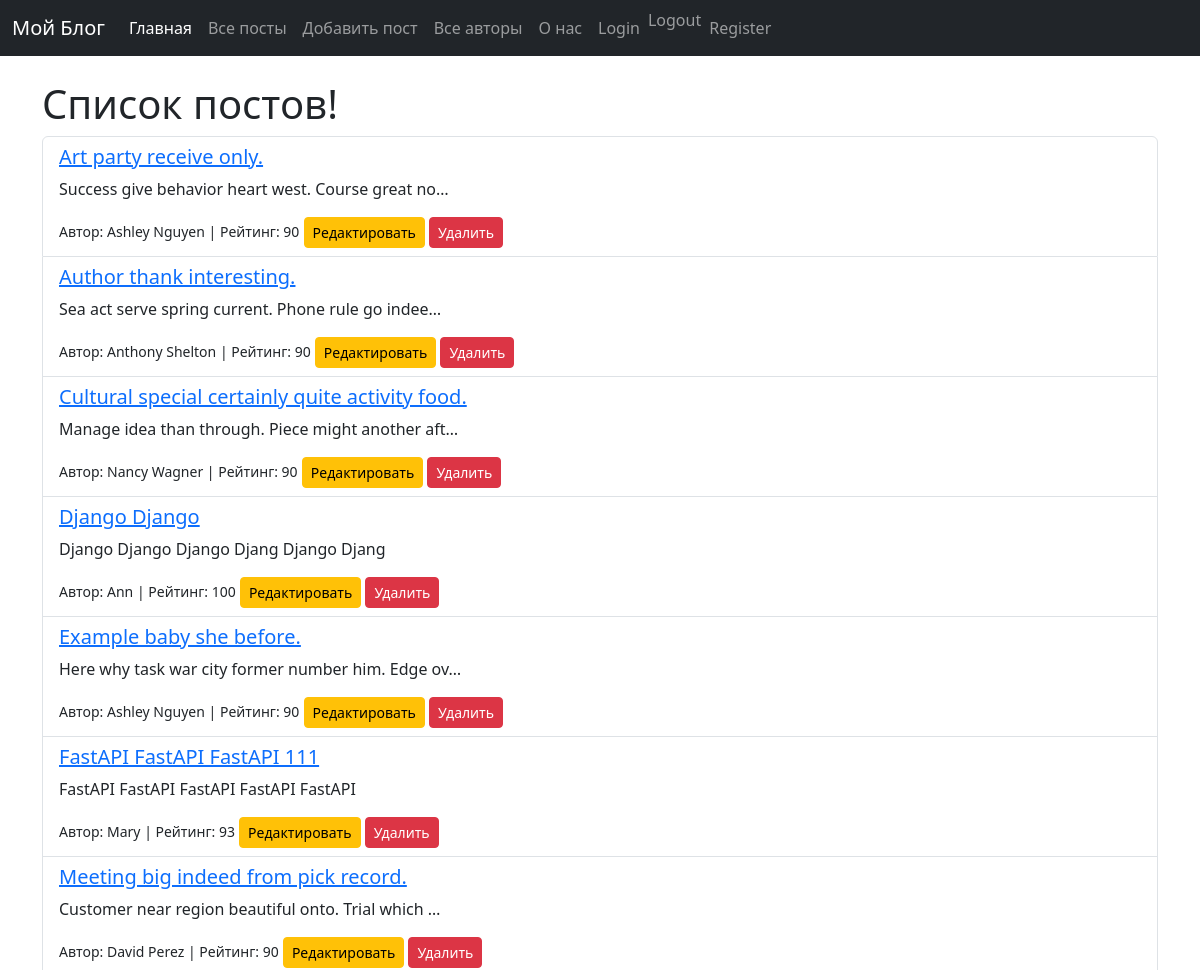
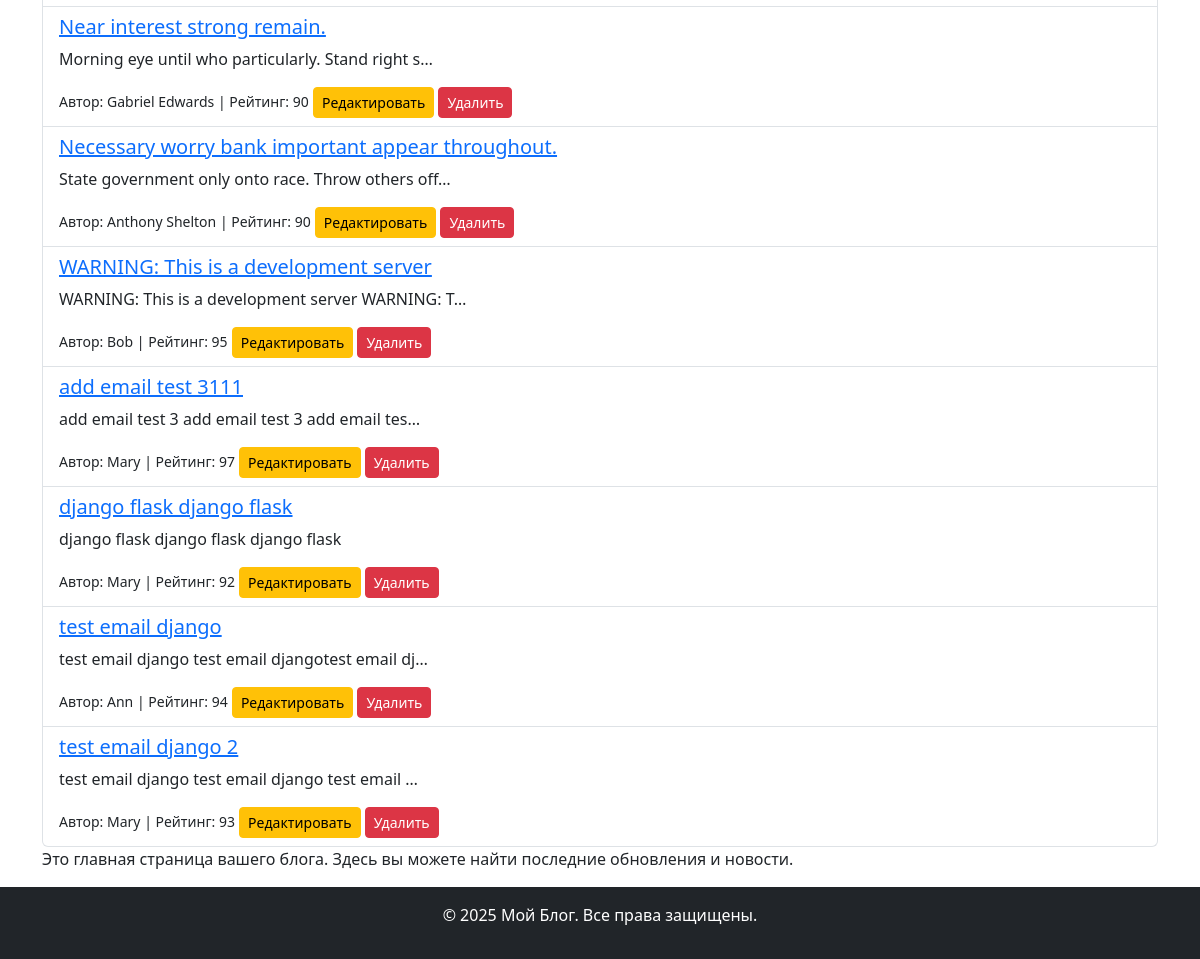
/posts/, run on the app's committed database (2 pictures, top to bottom).
### blog_app/models.py (models this page shows, shortened)
class Post(models.Model):
    title = models.CharField(max_length=100)
    content = models.TextField()
    created_at = models.DateTimeField(auto_now_add=True)
    author = models.ForeignKey('Author', on_delete=models.CASCADE, related_name='posts')
    rating = models.IntegerField(default=0)
    tags = models.ManyToManyField('Tag', related_name='posts')
    class Meta:
        ordering = ['title']
        verbose_name = 'Пост'
        verbose_name_plural = 'Посты'

class Author(models.Model):
    user = models.OneToOneField(
        settings.AUTH_USER_MODEL,
        on_delete=models.CASCADE,
        related_name='author',
        null=True,
        blank=True,
        verbose_name='Пользователь',
    )
    name = models.CharField(max_length=100)

### blog_app/views.py (the view)
# urls.py: path('posts/', PostListView.as_view(), name='post_list'),
class PostListView(ListView):
    model = Post
    template_name = 'blog_app/post_list.html'
    context_object_name = 'posts'

### blog_app/templates/blog_app/post_list.html (shortened to what this page needs)
{% extends 'blog_app/base.html' %}
{% block content %}
    <h1>Список постов!</h1>
    <ul class="list-group">
        {% for post in posts %}
            <li class="list-group-item">
                <a href="{% url 'post_detail' post.pk %}"><h5>{{ post.title }}</h5></a>
                <p> {{ post.content|truncatechars:50}}</p>
                <small>Автор: {{ post.author.name }} | Рейтинг: {{ post.rating }}</small>
                <a href="{% url 'post_edit' post.pk %}" class="btn btn-sm btn-warning">Редактировать</a>
                <a href="{% url 'post_delete' post.pk %}" class="btn btn-sm btn-danger">Удалить</a>
            </li>
        {% empty %}
            <p>Постов нет</p>
        {% endfor %}
    </ul>
    <p>Это главная страница вашего блога. Здесь вы можете найти последние обновления и новости.</p>
{% endblock %}

### blog_app/templates/blog_app/base.html (shortened to what this page needs)
<!DOCTYPE html>
<html lang="ru">
<head>
    <link href="https://cdn.jsdelivr.net/npm/bootstrap@5.3.0-alpha3/dist/css/bootstrap.min.css" rel="stylesheet">
</head>
<body>
<header>
    {% include 'blog_app/include/menu.html' %}
</header>
<main>
    <div class="container mt-4">
        {% block content %}
        {% endblock %}
    </div>
</main>
<footer class="bg-dark text-white text-center py-3">
    <p>&copy; 2025 Мой Блог. Все права защищены.</p>
</footer>
</body>
</html>

### blog_app/templates/blog_app/include/menu.html (shortened to what this page needs)
<nav class="navbar navbar-expand-lg navbar-dark bg-dark">
    <div class="container-fluid">
        <a class="navbar-brand" href="/">Мой Блог</a>
        <div class="collapse navbar-collapse" id="navbarNav">
            <ul class="navbar-nav">
                <li class="nav-item">
                    <a class="nav-link active" aria-current="page" href="{% url 'home' %}">Главная</a>
                </li>
                <li class="nav-item">
                    <a class="nav-link" href="{% url 'post_list' %}">Все посты</a>
                </li>
                <li class="nav-item">
                    <a class="nav-link" href="{% url 'post_add' %}">Добавить пост</a>
                </li>
                <li class="nav-item">
                    <a class="nav-link" href="{% url 'author_list' %}">Все авторы</a>
                </li>
                <li class="nav-item">
                    <a class="nav-link" href="{% url 'about' %}">О нас</a>
                </li>
                <li class="nav-item">
                    <a class="nav-link" href="{% url 'login' %}">Login</a>
                </li>
                <li class="nav-item">
                    <form action="{% url 'logout' %}" method="post" style="display:inline;">
                        <button type="submit" class="nav-link btn btn-link" style="padding:0; border:none; background:none;">
                            Logout
                        </button>
                    </form>
                </li>
                <li class="nav-item">
                    <a class="nav-link" href="{% url 'register' %}">Register</a>
                </li>
            </ul>
        </div>
    </div>
</nav>

### data on the page
Post: title "Art party receive only.", content "Success give behavior heart west. Course great no…", author.name "Ashley Nguyen", rating "90"
Post: title "Author thank interesting.", content "Sea act serve spring current. Phone rule go indee…", author.name "Anthony Shelton", rating "90"
Post: title "Cultural special certainly quite activity food.", content "Manage idea than through. Piece might another aft…", author.name "Nancy Wagner", rating "90"
Post: title "Django Django", content "Django Django Django Djang Django Djang", author.name "Ann", rating "100"
Post: title "Example baby she before.", content "Here why task war city former number him. Edge ov…", author.name "Ashley Nguyen", rating "90"
Post: title "FastAPI FastAPI FastAPI 111", content "FastAPI FastAPI FastAPI FastAPI FastAPI", author.name "Mary", rating "93"
Post: title "Meeting big indeed from pick record.", content "Customer near region beautiful onto. Trial which …", author.name "David Perez", rating "90"
Post: title "Near interest strong remain.", content "Morning eye until who particularly. Stand right s…", author.name "Gabriel Edwards", rating "90"
Post: title "Necessary worry bank important appear throughout.", content "State government only onto race. Throw others off…", author.name "Anthony Shelton", rating "90"
Post: title "WARNING: This is a development server", content "WARNING: This is a development server WARNING: T…", author.name "Bob", rating "95"
Post: title "add email test 3111", content "add email test 3 add email test 3 add email tes…", author.name "Mary", rating "97"
Post: title "django flask django flask", content "django flask django flask django flask", author.name "Mary", rating "92"
Post: title "test email django", content "test email django test email djangotest email dj…", author.name "Ann", rating "94"
Post: title "test email django 2", content "test email django test email django test email …", author.name "Mary", rating "93"
